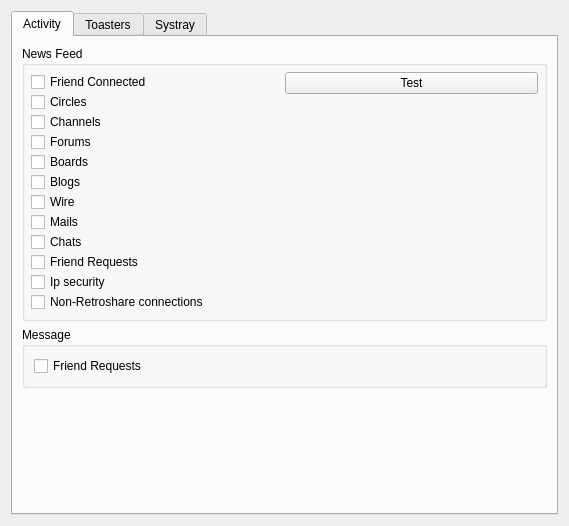
<?xml version="1.0" encoding="UTF-8"?>
<ui version="4.0">
 <class>NotifyPage</class>
 <widget class="QWidget" name="NotifyPage">
  <property name="geometry">
   <rect>
    <x>0</x>
    <y>0</y>
    <width>569</width>
    <height>526</height>
   </rect>
  </property>
  <layout class="QVBoxLayout" name="NotifyPageVLayout">
   <item>
    <widget class="QTabWidget" name="tabWidget">
     <property name="currentIndex">
      <number>0</number>
     </property>
     <widget class="QWidget" name="tabFeed">
      <attribute name="title">
       <string>Activity</string>
      </attribute>
      <layout class="QVBoxLayout" name="tabFeedVLayout">
       <item>
        <widget class="QGroupBox" name="newsFeedGroupBox">
         <property name="title">
          <string>News Feed</string>
         </property>
         <layout class="QHBoxLayout" name="notify_ForumNewMsgHLayout">
          <property name="spacing">
           <number>0</number>
          </property>
          <property name="leftMargin">
           <number>6</number>
          </property>
          <property name="topMargin">
           <number>6</number>
          </property>
          <property name="rightMargin">
           <number>6</number>
          </property>
          <property name="bottomMargin">
           <number>6</number>
          </property>
          <item>
           <layout class="QVBoxLayout" name="notify_VLayout">
            <item>
             <widget class="QCheckBox" name="notify_Peers">
              <property name="text">
               <string>Friend Connected</string>
              </property>
             </widget>
            </item>
            <item>
             <widget class="QCheckBox" name="notify_Circles">
              <property name="text">
               <string>Circles</string>
              </property>
             </widget>
            </item>
            <item>
             <widget class="QCheckBox" name="notify_Channels">
              <property name="text">
               <string>Channels</string>
              </property>
             </widget>
            </item>
            <item>
             <widget class="QCheckBox" name="notify_Forums">
              <property name="text">
               <string>Forums</string>
              </property>
             </widget>
            </item>
            <item>
             <widget class="QCheckBox" name="notify_Posted">
              <property name="text">
               <string>Boards</string>
              </property>
             </widget>
            </item>
            <item>
             <widget class="QCheckBox" name="notify_Blogs">
              <property name="text">
               <string>Blogs</string>
              </property>
             </widget>
            </item>
            <item>
             <widget class="QCheckBox" name="notify_Wire">
              <property name="text">
               <string>Wire</string>
              </property>
             </widget>
            </item>
            <item>
             <widget class="QCheckBox" name="notify_Messages">
              <property name="text">
               <string>Mails</string>
              </property>
             </widget>
            </item>
            <item>
             <widget class="QCheckBox" name="notify_Chat">
              <property name="text">
               <string>Chats</string>
              </property>
             </widget>
            </item>
            <item>
             <widget class="QCheckBox" name="notify_Security">
              <property name="text">
               <string>Friend Requests</string>
              </property>
             </widget>
            </item>
            <item>
             <widget class="QCheckBox" name="notify_SecurityIp">
              <property name="text">
               <string>Ip security</string>
              </property>
             </widget>
            </item>
            <item>
             <widget class="QCheckBox" name="notify_TlsAttempt">
              <property name="text">
               <string>Non-Retroshare connections</string>
              </property>
             </widget>
            </item>
            <item>
             <layout class="QVBoxLayout" name="feedLayout"/>
            </item>
           </layout>
          </item>
          <item>
           <layout class="QVBoxLayout" name="testFeedVLayout">
            <item>
             <widget class="QPushButton" name="testFeedButton">
              <property name="text">
               <string>Test</string>
              </property>
             </widget>
            </item>
            <item>
             <spacer name="testFeedVSpacer">
              <property name="orientation">
               <enum>Qt::Vertical</enum>
              </property>
              <property name="sizeHint" stdset="0">
               <size>
                <width>20</width>
                <height>40</height>
               </size>
              </property>
             </spacer>
            </item>
           </layout>
          </item>
         </layout>
        </widget>
       </item>
       <item>
        <widget class="QGroupBox" name="messageGroupBox">
         <property name="title">
          <string>Message</string>
         </property>
         <layout class="QVBoxLayout" name="messageGroupBoxVLayout">
          <item>
           <widget class="QCheckBox" name="message_ConnectAttempt">
            <property name="text">
             <string>Friend Requests</string>
            </property>
           </widget>
          </item>
         </layout>
        </widget>
       </item>
       <item>
        <spacer name="tabFeedVSpacer">
         <property name="orientation">
          <enum>Qt::Vertical</enum>
         </property>
         <property name="sizeHint" stdset="0">
          <size>
           <width>20</width>
           <height>40</height>
          </size>
         </property>
        </spacer>
       </item>
      </layout>
     </widget>
     <widget class="QWidget" name="tabToasters">
      <attribute name="title">
       <string>Toasters</string>
      </attribute>
      <layout class="QVBoxLayout" name="tabToastersVLayout">
       <item>
        <widget class="QPushButton" name="pushButtonDisableAll">
         <property name="toolTip">
          <string>Disable All Toaster temporarily</string>
         </property>
         <property name="text">
          <string>Disable All Toasters</string>
         </property>
         <property name="checkable">
          <bool>true</bool>
         </property>
        </widget>
       </item>
       <item>
        <widget class="QGroupBox" name="toasterGroupBox">
         <property name="title">
          <string>Toasters</string>
         </property>
         <layout class="QVBoxLayout" name="toasterGroupBoxVLayout">
          <property name="leftMargin">
           <number>9</number>
          </property>
          <property name="topMargin">
           <number>9</number>
          </property>
          <item>
           <layout class="QHBoxLayout" name="popup_HLayout">
            <item>
             <layout class="QVBoxLayout" name="popupVLayout">
              <item>
               <widget class="QCheckBox" name="popup_Connect">
                <property name="text">
                 <string>Friend Connect</string>
                </property>
               </widget>
              </item>
              <item>
               <widget class="QCheckBox" name="popup_NewMsg">
                <property name="text">
                 <string>New Message</string>
                </property>
               </widget>
              </item>
              <item>
               <widget class="QCheckBox" name="popup_DownloadFinished">
                <property name="text">
                 <string>Download completed</string>
                </property>
               </widget>
              </item>
              <item>
               <widget class="QCheckBox" name="popup_PrivateChat">
                <property name="text">
                 <string>Private Chat</string>
                </property>
               </widget>
              </item>
              <item>
               <widget class="QCheckBox" name="popup_GroupChat">
                <property name="text">
                 <string>Group Chat</string>
                </property>
               </widget>
              </item>
              <item>
               <widget class="QCheckBox" name="popup_ChatLobby">
                <property name="text">
                 <string>Chat Room</string>
                </property>
               </widget>
              </item>
              <item>
               <widget class="QCheckBox" name="popup_ConnectAttempt">
                <property name="text">
                 <string>Friend Requests</string>
                </property>
               </widget>
              </item>
              <item>
               <layout class="QVBoxLayout" name="toasterLayout"/>
              </item>
             </layout>
            </item>
            <item>
             <layout class="QVBoxLayout" name="testToasterVLayout">
              <item>
               <spacer name="testToasterVSpacer">
                <property name="orientation">
                 <enum>Qt::Vertical</enum>
                </property>
                <property name="sizeHint" stdset="0">
                 <size>
                  <width>20</width>
                  <height>40</height>
                 </size>
                </property>
               </spacer>
              </item>
             </layout>
            </item>
           </layout>
          </item>
          <item>
           <widget class="QGroupBox" name="groupBox">
            <property name="title">
             <string>Toaster position</string>
            </property>
            <layout class="QGridLayout" name="positionGLayout">
             <property name="leftMargin">
              <number>9</number>
             </property>
             <property name="topMargin">
              <number>9</number>
             </property>
             <property name="rightMargin">
              <number>9</number>
             </property>
             <property name="bottomMargin">
              <number>9</number>
             </property>
             <item row="1" column="5">
              <spacer name="horizontalSpacer">
               <property name="orientation">
                <enum>Qt::Horizontal</enum>
               </property>
               <property name="sizeHint" stdset="0">
                <size>
                 <width>40</width>
                 <height>20</height>
                </size>
               </property>
              </spacer>
             </item>
             <item row="1" column="0">
              <widget class="QLabel" name="labelToasterPosition">
               <property name="text">
                <string>Position</string>
               </property>
              </widget>
             </item>
             <item row="2" column="0">
              <widget class="QLabel" name="labelToasterXMargin">
               <property name="sizePolicy">
                <sizepolicy hsizetype="Minimum" vsizetype="Preferred">
                 <horstretch>0</horstretch>
                 <verstretch>0</verstretch>
                </sizepolicy>
               </property>
               <property name="text">
                <string>X Margin</string>
               </property>
              </widget>
             </item>
             <item row="3" column="0">
              <widget class="QLabel" name="labelToasterYMargin">
               <property name="sizePolicy">
                <sizepolicy hsizetype="Minimum" vsizetype="Preferred">
                 <horstretch>0</horstretch>
                 <verstretch>0</verstretch>
                </sizepolicy>
               </property>
               <property name="text">
                <string>Y Margin</string>
               </property>
              </widget>
             </item>
             <item row="2" column="1" colspan="2">
              <widget class="QSpinBox" name="spinBoxToasterXMargin">
               <property name="sizePolicy">
                <sizepolicy hsizetype="Fixed" vsizetype="Fixed">
                 <horstretch>0</horstretch>
                 <verstretch>0</verstretch>
                </sizepolicy>
               </property>
               <property name="maximum">
                <number>100</number>
               </property>
              </widget>
             </item>
             <item row="3" column="1" colspan="2">
              <widget class="QSpinBox" name="spinBoxToasterYMargin">
               <property name="sizePolicy">
                <sizepolicy hsizetype="Fixed" vsizetype="Fixed">
                 <horstretch>0</horstretch>
                 <verstretch>0</verstretch>
                </sizepolicy>
               </property>
               <property name="maximum">
                <number>100</number>
               </property>
              </widget>
             </item>
             <item row="2" column="3">
              <widget class="QPushButton" name="testToasterButton">
               <property name="text">
                <string>Test</string>
               </property>
              </widget>
             </item>
             <item row="1" column="1" colspan="3">
              <widget class="RSComboBox" name="comboBoxToasterPosition">
               <property name="sizePolicy">
                <sizepolicy hsizetype="Expanding" vsizetype="Fixed">
                 <horstretch>0</horstretch>
                 <verstretch>0</verstretch>
                </sizepolicy>
               </property>
              </widget>
             </item>
            </layout>
           </widget>
          </item>
          <item>
           <spacer name="tabToastersVSpacer">
            <property name="orientation">
             <enum>Qt::Vertical</enum>
            </property>
            <property name="sizeHint" stdset="0">
             <size>
              <width>20</width>
              <height>40</height>
             </size>
            </property>
           </spacer>
          </item>
         </layout>
        </widget>
       </item>
      </layout>
     </widget>
     <widget class="QWidget" name="tabSystray">
      <attribute name="title">
       <string>Systray</string>
      </attribute>
      <layout class="QVBoxLayout" name="tabSystrayVLayout">
       <item>
        <widget class="QGroupBox" name="trayNotifyGroupBox">
         <property name="title">
          <string>Systray Icon</string>
         </property>
         <layout class="QVBoxLayout" name="verticalLayout_5">
          <item>
           <layout class="QGridLayout" name="notifyLayout"/>
          </item>
         </layout>
        </widget>
       </item>
       <item>
        <widget class="QGroupBox" name="systrayMessageGroupBox">
         <property name="title">
          <string>Systray message</string>
         </property>
         <layout class="QVBoxLayout" name="verticalLayout_2">
          <item>
           <widget class="QCheckBox" name="systray_GroupChat">
            <property name="text">
             <string>Group chat</string>
            </property>
           </widget>
          </item>
          <item>
           <widget class="QCheckBox" name="systray_ChatLobby">
            <property name="text">
             <string>Chat rooms</string>
            </property>
           </widget>
          </item>
         </layout>
        </widget>
       </item>
       <item>
        <spacer name="tabSystrayVSpacer">
         <property name="orientation">
          <enum>Qt::Vertical</enum>
         </property>
         <property name="sizeHint" stdset="0">
          <size>
           <width>20</width>
           <height>40</height>
          </size>
         </property>
        </spacer>
       </item>
      </layout>
     </widget>
    </widget>
   </item>
  </layout>
 </widget>
 <customwidgets>
  <customwidget>
   <class>RSComboBox</class>
   <extends>QComboBox</extends>
   <header>gui/common/RSComboBox.h</header>
  </customwidget>
 </customwidgets>
 <tabstops>
  <tabstop>notify_Peers</tabstop>
  <tabstop>notify_Channels</tabstop>
  <tabstop>notify_Forums</tabstop>
  <tabstop>notify_Posted</tabstop>
  <tabstop>notify_Blogs</tabstop>
  <tabstop>notify_Messages</tabstop>
  <tabstop>notify_Chat</tabstop>
  <tabstop>notify_Security</tabstop>
  <tabstop>notify_SecurityIp</tabstop>
  <tabstop>message_ConnectAttempt</tabstop>
  <tabstop>testFeedButton</tabstop>
  <tabstop>popup_Connect</tabstop>
  <tabstop>popup_NewMsg</tabstop>
  <tabstop>popup_DownloadFinished</tabstop>
  <tabstop>popup_PrivateChat</tabstop>
  <tabstop>popup_GroupChat</tabstop>
  <tabstop>popup_ChatLobby</tabstop>
  <tabstop>popup_ConnectAttempt</tabstop>
  <tabstop>spinBoxToasterXMargin</tabstop>
  <tabstop>systray_GroupChat</tabstop>
  <tabstop>systray_ChatLobby</tabstop>
  <tabstop>pushButtonDisableAll</tabstop>
 </tabstops>
 <resources/>
 <connections/>
</ui>
